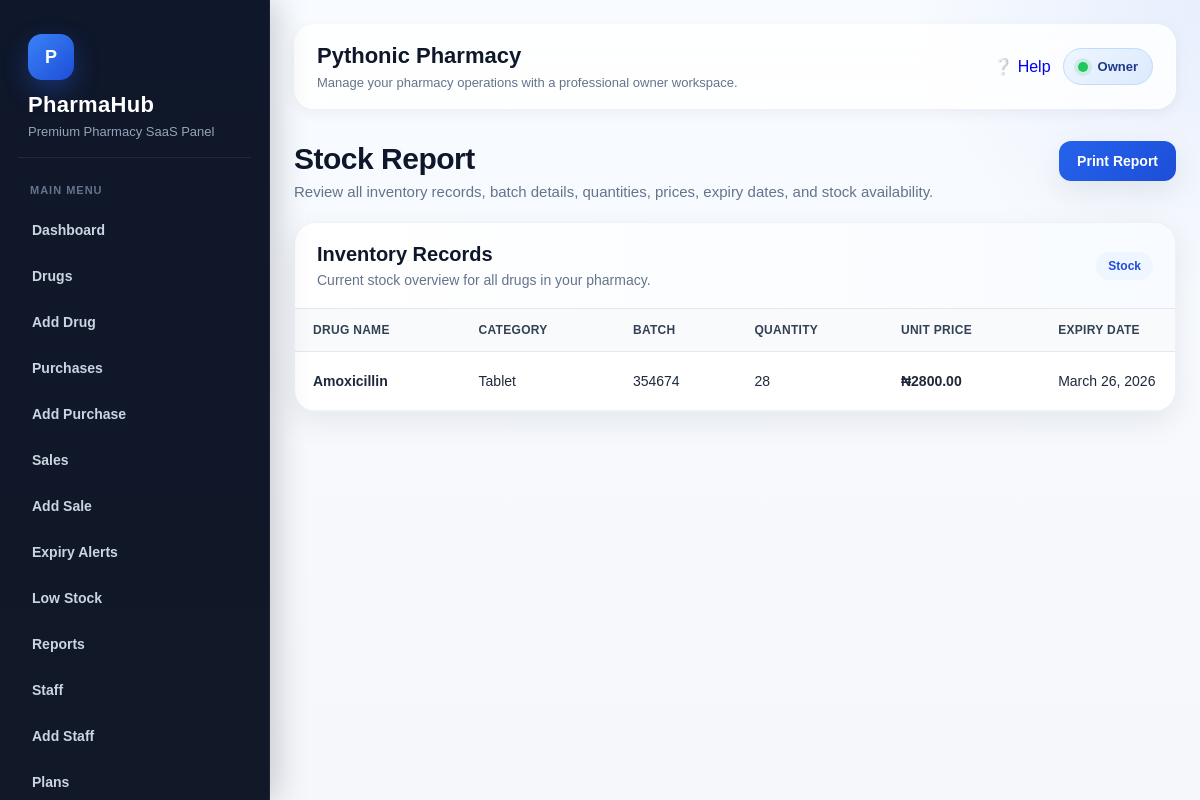
Screenshot of /reports/stock/ (signed in) with the database file from the repository.
### accounts/models.py (models this page shows, shortened)
class User(AbstractUser):
    ROLE_CHOICES = (
        ('owner', 'Owner'),
        ('admin', 'Admin'),
        ('pharmacist', 'Pharmacist'),
        ('cashier', 'Cashier'),
        ('staff', 'Staff'),
    )
    pharmacy = models.ForeignKey(
        Pharmacy,
        on_delete=models.CASCADE,
        related_name='users',
        null=True,
        blank=True
    )
    role = models.CharField(max_length=20, choices=ROLE_CHOICES, default='staff')

### pharmacies/models.py (models this page shows, shortened)
class Pharmacy(models.Model):
    name = models.CharField(max_length=255)
    email = models.EmailField(unique=True)
    phone = models.CharField(max_length=20, blank=True, null=True)
    address = models.TextField(blank=True, null=True)
    is_active = models.BooleanField(default=True)
    is_suspended_by_owner = models.BooleanField(default=False)
    suspension_reason = models.CharField(max_length=255, blank=True, null=True)
    created_at = models.DateTimeField(auto_now_add=True)
    class Meta:
        ordering = ['name']

### drugs/models.py (models this page shows, shortened)
class Drug(models.Model):
    pharmacy = models.ForeignKey(
        Pharmacy,
        on_delete=models.CASCADE,
        related_name='drugs'
    )
    drug_name = models.CharField(max_length=255)
    category = models.CharField(max_length=100, blank=True, null=True)
    batch_number = models.CharField(max_length=100, blank=True, null=True)
    quantity = models.PositiveIntegerField(default=0)
    unit_price = models.DecimalField(max_digits=12, decimal_places=2, default=0.00)
    expiry_date = models.DateField()
    manufacturer = models.CharField(max_length=255, blank=True, null=True)
    created_at = models.DateTimeField(auto_now_add=True)
    class Meta:
        ordering = ['drug_name']

### subscriptions/decorators.py (the view)
    def wrapper(request, *args, **kwargs):
        user = request.user
        if not hasattr(user, 'pharmacy') or user.pharmacy is None:
            messages.error(request, "You are not assigned to any pharmacy.")
            return redirect('dashboard')
        subscription = Subscription.objects.filter(
            pharmacy=user.pharmacy,
            is_current=True
        ).first()
        if subscription is None:
            messages.error(request, "No subscription found. Please choose a plan.")
            return redirect('plan_list')
        today = timezone.now().date()
        if subscription.status in ['trial', 'active']:
            if not subscription.end_date or subscription.end_date >= today:
                return view_func(request, *args, **kwargs)
        messages.error(request, "Your subscription is inactive or expired. Please renew to continue.")
        return redirect('plan_list')

### reports/views.py (called while the page is built)
def check_access(request):
    if request.user.role not in ALLOWED_ROLES:
        raise PermissionDenied("You do not have permission to view reports.")
    if not hasattr(request.user, 'pharmacy') or request.user.pharmacy is None:
        messages.error(request, "You are not assigned to any pharmacy.")
        return None
    return request.user.pharmacy

@login_required
@subscription_required
@pharmacy_active_required
def stock_report(request):
    pharmacy = check_access(request)
    if not pharmacy:
        return redirect('dashboard')
    drugs = Drug.objects.filter(pharmacy=pharmacy).order_by('drug_name')
    return render(request, 'reports/stock_report.html', {
        'pharmacy_name': pharmacy.name,
        'drugs': drugs
    })

### templates/reports/stock_report.html (shortened to what this page needs)
{% extends 'base.html' %}
{% block content %}
<div class="page-shell">
    <div class="page-header">
        <div>
            <h2>Stock Report</h2>
            <p>Review all inventory records, batch details, quantities, prices, expiry dates, and stock availability.</p>
        </div>
        <a href="{% url 'print_stock_report' %}" class="btn-main" target="_blank">Print Report</a>
    </div>
    <div class="table-card">
        <div class="table-card-header">
            <div>
                <h3>Inventory Records</h3>
                <p>Current stock overview for all drugs in your pharmacy.</p>
            </div>
            <span class="section-pill">Stock</span>
        </div>
        <div class="table-wrap">
            <table class="premium-table">
                <thead>
                    <tr>
                        <th>Drug Name</th>
                        <th>Category</th>
                        <th>Batch</th>
                        <th>Quantity</th>
                        <th>Unit Price</th>
                        <th>Expiry Date</th>
                    </tr>
                </thead>
                <tbody>
                    {% for drug in drugs %}
                    <tr>
                        <td class="drug-name">{{ drug.drug_name }}</td>
                        <td>{{ drug.category }}</td>
                        <td>{{ drug.batch_number }}</td>
                        <td>{{ drug.quantity }}</td>
                        <td class="amount">₦{{ drug.unit_price }}</td>
                        <td>{{ drug.expiry_date }}</td>
                    </tr>
                    {% empty %}
                    <tr>
                        <td colspan="7" class="empty-state">No stock records found.</td>
                    </tr>
                    {% endfor %}
                </tbody>
            </table>
        </div>
    </div>
</div>
{% endblock %}

### templates/base.html (shortened to what this page needs)
<!DOCTYPE html>
<html lang="en">
<head>
</head>
<body>
{% if user.is_authenticated %}
    <div class="layout">
        <aside class="sidebar">
            <div class="brand-box">
                <div class="brand-logo">P</div>
                <h1 class="brand-title">PharmaHub</h1>
                <p class="brand-subtitle">Premium Pharmacy SaaS Panel</p>
            </div>
            <div class="nav-section">
                <div class="nav-label">Main Menu</div>
                {% if user.role == 'owner' or user.role == 'staff' or user.role == 'cashier' or user.role == 'pharmacist' %}
                    <a href="{% url 'dashboard' %}">Dashboard</a>
                    <a href="{% url 'drug_list' %}">Drugs</a>
                {% endif %}
                {% if user.role == 'owner' %}
                    <a href="{% url 'add_drug' %}">Add Drug</a>
                    <a href="{% url 'purchase_list' %}">Purchases</a>
                    <a href="{% url 'add_purchase' %}">Add Purchase</a>
                    <a href="{% url 'sale_list' %}">Sales</a>
                    <a href="{% url 'add_sale' %}">Add Sale</a>
                    <a href="{% url 'expiry_alerts' %}">Expiry Alerts</a>
                    <a href="{% url 'low_stock' %}">Low Stock</a>
                    <a href="{% url 'report_home' %}">Reports</a>
                    <a href="{% url 'staff_list' %}">Staff</a>
                    <a href="{% url 'add_staff' %}">Add Staff</a>
                    <a href="{% url 'plan_list' %}">Plans</a>
                {% elif user.role == 'cashier' or user.role == 'pharmacist' or user.role == 'staff' %}
                    <a href="{% url 'sale_list' %}">Sales</a>
                    <a href="{% url 'add_sale' %}">Add Sale</a>
                    <a href="{% url 'purchase_list' %}">Purchases</a>
                    <a href="{% url 'add_purchase' %}">Add Purchase</a>
                {% endif %}
            </div>
        </aside>
        <main class="main">
            <div class="topbar">
                <div class="topbar-content">
                    <div class="topbar-left">
                        <h2>
                            {% if user.is_authenticated and user.pharmacy %}
                                {{ user.pharmacy.name }}
                            {% else %}
                                Dashboard
                            {% endif %}
                        </h2>
                        <p>Manage your pharmacy operations with a professional owner workspace.</p>
                    </div>
                    <div class="topbar-right">
                        {% url 'help' as help_url %}
                        <a href="{{ help_url }}" class="topbar-help-btn {% if request.path == help_url %}active{% endif %}">
                            <span>❔</span>
                            <span>Help</span>
                        </a>
                        <div class="user-badge">
                            <span class="dot"></span>
                            {{ user.role|title }}
                        </div>
                    </div>
                </div>
            </div>
            {% block content %}{% endblock %}
        </main>
    </div>
{% endif %}
</body>
</html>

### templates/base.html (style rules this page uses)
:root { --bg: #f5f7fb; --surface: #ffffff; --surface-2: #f8fafc; --border: #e5e7eb; --text: #0f172a; --muted: #64748b; --primary: #2563eb; --primary-dark: #1d4ed8; --success-bg: #dcfce7; --success-text: #166534; --error-bg: #fee2e2; --error-text: #991b1b; --warning: #ea580c; --danger: #dc2626; --sidebar-top: #0f172a; --sidebar-bottom: #111827; --sidebar-text: #cbd5e1; --sidebar-active-bg: rgba(37, 99, 235, 0.16); --sidebar-active-text: #ffffff; --shadow-sm: 0 4px 14px rgba(15, 23, 42, 0.06); --shadow-md: 0 10px 30px rgba(15, 23, 42, 0.08); --shadow-lg: 0 20px 45px rgba(15, 23, 42, 0.12); --radius-sm: 10px; --radius-md: 16px; --radius-lg: 22px; --transition: all 0.25s ease; }
* { box-sizing: border-box; }
html { scroll-behavior: smooth; }
body { margin: 0; font-family: Arial, sans-serif; background: radial-gradient(circle at top right, rgba(37, 99, 235, 0.08), transparent 20%), linear-gradient(180deg, #f8fbff 0%, var(--bg) 100%); color: var(--text); min-height: 100vh; overflow-x: hidden; }
a { text-decoration: none; }
.layout { display: flex; min-height: 100vh; }
.sidebar { width: 270px; background: linear-gradient(180deg, var(--sidebar-top) 0%, var(--sidebar-bottom) 100%); color: white; padding: 24px 18px; position: fixed; top: 0; left: 0; height: 100vh; overflow-y: auto; transition: var(--transition); z-index: 1000; border-right: 1px solid rgba(255,255,255,0.05); box-shadow: 8px 0 30px rgba(2, 6, 23, 0.18); }
.brand-box { padding: 10px 10px 18px; margin-bottom: 18px; border-bottom: 1px solid rgba(255,255,255,0.08); }
.brand-logo { display: inline-flex; align-items: center; justify-content: center; width: 46px; height: 46px; border-radius: 14px; background: linear-gradient(135deg, #3b82f6, #1d4ed8); color: #fff; font-weight: 700; font-size: 18px; box-shadow: 0 10px 25px rgba(37, 99, 235, 0.35); margin-bottom: 12px; }
.brand-title { margin: 0; font-size: 22px; color: #ffffff; letter-spacing: 0.3px; }
.brand-subtitle { margin: 6px 0 0; font-size: 13px; color: #94a3b8; }
.nav-section { margin-bottom: 18px; }
.nav-label { font-size: 11px; font-weight: 700; text-transform: uppercase; letter-spacing: 1px; color: #64748b; padding: 8px 12px; margin-bottom: 6px; }
.sidebar a { display: flex; align-items: center; gap: 10px; color: var(--sidebar-text); padding: 12px 14px; margin-bottom: 6px; border-radius: 12px; font-size: 14px; font-weight: 600; transition: var(--transition); }
.main { margin-left: 270px; width: calc(100% - 270px); min-height: 100vh; padding: 24px; transition: var(--transition); }
.topbar { background: rgba(255,255,255,0.82); backdrop-filter: blur(12px); border: 1px solid rgba(255,255,255,0.7); padding: 18px 22px; border-radius: 20px; margin-bottom: 24px; position: sticky; top: 14px; z-index: 30; box-shadow: var(--shadow-sm); }
.topbar-content { display: flex; align-items: center; justify-content: space-between; gap: 14px; flex-wrap: wrap; }
.topbar-left h2 { margin: 0; font-size: 22px; color: var(--text); }
.topbar-left p { margin: 6px 0 0; color: var(--muted); font-size: 13px; }
.topbar-right { display: flex; align-items: center; gap: 12px; flex-wrap: wrap; }
.user-badge { display: inline-flex; align-items: center; gap: 10px; background: linear-gradient(135deg, #eff6ff, #dbeafe); color: #1e3a8a; padding: 10px 14px; border-radius: 999px; font-size: 13px; font-weight: 700; border: 1px solid #bfdbfe; }
.dot { width: 10px; height: 10px; border-radius: 50%; background: #22c55e; box-shadow: 0 0 0 4px rgba(34, 197, 94, 0.15); }
.page-header { margin-bottom: 22px; }
.page-header h2 { margin: 0 0 8px; font-size: 30px; line-height: 1.2; }
.page-header p { margin: 0; color: var(--muted); font-size: 14px; }
table { width: 100%; border-collapse: collapse; min-width: 700px; }
table th, table td { padding: 14px 12px; border-bottom: 1px solid #eef2f7; text-align: left; font-size: 14px; }
table th { color: #334155; font-size: 13px; text-transform: uppercase; letter-spacing: 0.4px; background: #f8fafc; }

### rows the page displays
User: pharmacy.name "Pythonic Pharmacy", role "Owner"
Drug: drug_name "Amoxicillin", category "Tablet", batch_number "354674", quantity "28", unit_price "2800.00", expiry_date "March 26, 2026"
